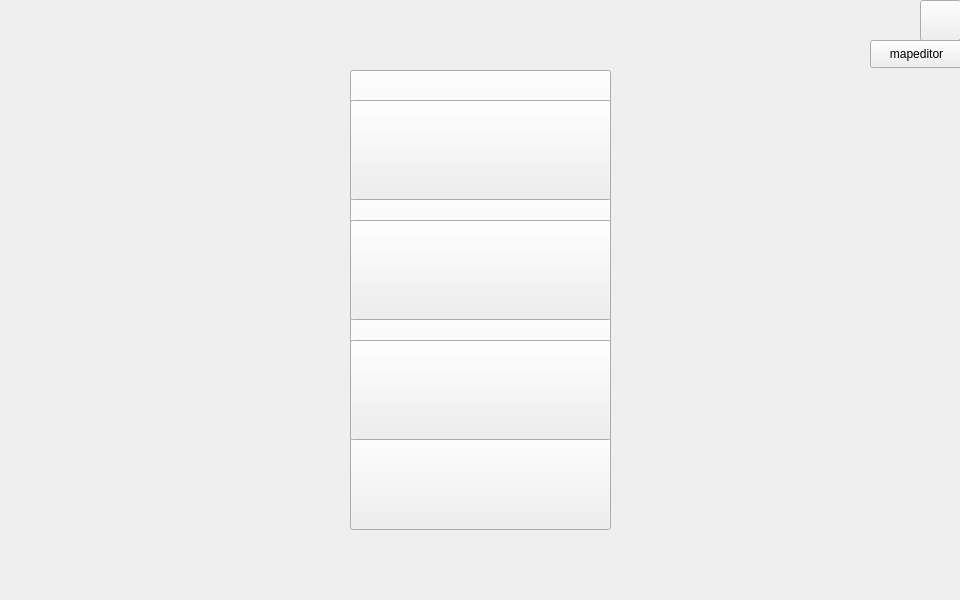
<?xml version="1.0" encoding="UTF-8"?>
<ui version="4.0">
 <class>mainhandler</class>
 <widget class="QWidget" name="mainhandler">
  <property name="geometry">
   <rect>
    <x>0</x>
    <y>0</y>
    <width>960</width>
    <height>600</height>
   </rect>
  </property>
  <property name="sizePolicy">
   <sizepolicy hsizetype="Preferred" vsizetype="Preferred">
    <horstretch>0</horstretch>
    <verstretch>0</verstretch>
   </sizepolicy>
  </property>
  <property name="contextMenuPolicy">
   <enum>Qt::NoContextMenu</enum>
  </property>
  <property name="windowTitle">
   <string>mainhandler</string>
  </property>
  <property name="layoutDirection">
   <enum>Qt::LeftToRight</enum>
  </property>
  <widget class="QStackedWidget" name="mainstackedWidget">
   <property name="geometry">
    <rect>
     <x>0</x>
     <y>0</y>
     <width>3000</width>
     <height>600</height>
    </rect>
   </property>
   <property name="currentIndex">
    <number>0</number>
   </property>
   <widget class="QWidget" name="mainmenuWidget">
    <property name="sizePolicy">
     <sizepolicy hsizetype="Fixed" vsizetype="Fixed">
      <horstretch>0</horstretch>
      <verstretch>0</verstretch>
     </sizepolicy>
    </property>
    <widget class="QPushButton" name="startBtn">
     <property name="geometry">
      <rect>
       <x>350</x>
       <y>70</y>
       <width>261</width>
       <height>100</height>
      </rect>
     </property>
     <property name="text">
      <string/>
     </property>
    </widget>
    <widget class="QPushButton" name="mapeditorBtn">
     <property name="geometry">
      <rect>
       <x>350</x>
       <y>190</y>
       <width>261</width>
       <height>100</height>
      </rect>
     </property>
     <property name="text">
      <string/>
     </property>
    </widget>
    <widget class="QPushButton" name="helpBtn">
     <property name="geometry">
      <rect>
       <x>350</x>
       <y>310</y>
       <width>261</width>
       <height>100</height>
      </rect>
     </property>
     <property name="text">
      <string/>
     </property>
    </widget>
    <widget class="QPushButton" name="quitBtn">
     <property name="geometry">
      <rect>
       <x>350</x>
       <y>430</y>
       <width>261</width>
       <height>100</height>
      </rect>
     </property>
     <property name="text">
      <string/>
     </property>
    </widget>
   </widget>
   <widget class="QWidget" name="normalGameWidget">
    <widget class="QStackedWidget" name="normalGameStackedWidget">
     <property name="geometry">
      <rect>
       <x>0</x>
       <y>-1</y>
       <width>3000</width>
       <height>600</height>
      </rect>
     </property>
     <widget class="QWidget" name="level_2Widget"/>
     <widget class="QWidget" name="level_3Widget"/>
    </widget>
   </widget>
   <widget class="QWidget" name="mapeditorWidget">
    <widget class="QPushButton" name="heroBtn">
     <property name="enabled">
      <bool>true</bool>
     </property>
     <property name="geometry">
      <rect>
       <x>0</x>
       <y>0</y>
       <width>31</width>
       <height>31</height>
      </rect>
     </property>
     <property name="focusPolicy">
      <enum>Qt::NoFocus</enum>
     </property>
     <property name="text">
      <string/>
     </property>
    </widget>
    <widget class="QPushButton" name="basicmonsterBtn">
     <property name="geometry">
      <rect>
       <x>30</x>
       <y>0</y>
       <width>31</width>
       <height>31</height>
      </rect>
     </property>
     <property name="focusPolicy">
      <enum>Qt::NoFocus</enum>
     </property>
     <property name="contextMenuPolicy">
      <enum>Qt::DefaultContextMenu</enum>
     </property>
     <property name="text">
      <string/>
     </property>
    </widget>
    <widget class="QPushButton" name="blockBtn">
     <property name="geometry">
      <rect>
       <x>30</x>
       <y>30</y>
       <width>31</width>
       <height>31</height>
      </rect>
     </property>
     <property name="focusPolicy">
      <enum>Qt::NoFocus</enum>
     </property>
     <property name="text">
      <string/>
     </property>
    </widget>
    <widget class="QPushButton" name="goalBtn">
     <property name="geometry">
      <rect>
       <x>0</x>
       <y>60</y>
       <width>31</width>
       <height>31</height>
      </rect>
     </property>
     <property name="focusPolicy">
      <enum>Qt::NoFocus</enum>
     </property>
     <property name="text">
      <string/>
     </property>
    </widget>
    <widget class="QPushButton" name="trashBtn">
     <property name="geometry">
      <rect>
       <x>480</x>
       <y>0</y>
       <width>31</width>
       <height>31</height>
      </rect>
     </property>
     <property name="focusPolicy">
      <enum>Qt::NoFocus</enum>
     </property>
     <property name="text">
      <string/>
     </property>
    </widget>
    <widget class="QPushButton" name="purpleblockBtn">
     <property name="geometry">
      <rect>
       <x>0</x>
       <y>30</y>
       <width>31</width>
       <height>31</height>
      </rect>
     </property>
     <property name="focusPolicy">
      <enum>Qt::NoFocus</enum>
     </property>
     <property name="text">
      <string/>
     </property>
    </widget>
    <widget class="QPushButton" name="breakableblockBtn">
     <property name="geometry">
      <rect>
       <x>60</x>
       <y>30</y>
       <width>31</width>
       <height>31</height>
      </rect>
     </property>
     <property name="focusPolicy">
      <enum>Qt::NoFocus</enum>
     </property>
     <property name="text">
      <string/>
     </property>
    </widget>
    <widget class="QPushButton" name="saveBtn">
     <property name="geometry">
      <rect>
       <x>870</x>
       <y>70</y>
       <width>91</width>
       <height>28</height>
      </rect>
     </property>
     <property name="focusPolicy">
      <enum>Qt::NoFocus</enum>
     </property>
     <property name="text">
      <string>save</string>
     </property>
    </widget>
    <widget class="QPushButton" name="mapeditorplatBtn">
     <property name="geometry">
      <rect>
       <x>870</x>
       <y>40</y>
       <width>93</width>
       <height>28</height>
      </rect>
     </property>
     <property name="focusPolicy">
      <enum>Qt::NoFocus</enum>
     </property>
     <property name="text">
      <string>play</string>
     </property>
    </widget>
    <widget class="QPushButton" name="longblockBtn">
     <property name="geometry">
      <rect>
       <x>30</x>
       <y>60</y>
       <width>61</width>
       <height>31</height>
      </rect>
     </property>
     <property name="focusPolicy">
      <enum>Qt::NoFocus</enum>
     </property>
     <property name="text">
      <string/>
     </property>
    </widget>
    <widget class="QPushButton" name="strongmonsterBtn">
     <property name="geometry">
      <rect>
       <x>60</x>
       <y>0</y>
       <width>31</width>
       <height>31</height>
      </rect>
     </property>
     <property name="focusPolicy">
      <enum>Qt::NoFocus</enum>
     </property>
     <property name="text">
      <string/>
     </property>
    </widget>
    <widget class="QPushButton" name="MageBtn">
     <property name="geometry">
      <rect>
       <x>90</x>
       <y>0</y>
       <width>31</width>
       <height>31</height>
      </rect>
     </property>
     <property name="focusPolicy">
      <enum>Qt::NoFocus</enum>
     </property>
     <property name="text">
      <string/>
     </property>
    </widget>
    <widget class="QPushButton" name="hpitemBtn">
     <property name="geometry">
      <rect>
       <x>90</x>
       <y>30</y>
       <width>31</width>
       <height>31</height>
      </rect>
     </property>
     <property name="focusPolicy">
      <enum>Qt::NoFocus</enum>
     </property>
     <property name="text">
      <string/>
     </property>
    </widget>
    <widget class="QPushButton" name="stoneBtn">
     <property name="geometry">
      <rect>
       <x>90</x>
       <y>60</y>
       <width>31</width>
       <height>31</height>
      </rect>
     </property>
     <property name="focusPolicy">
      <enum>Qt::NoFocus</enum>
     </property>
     <property name="text">
      <string/>
     </property>
    </widget>
    <widget class="QPushButton" name="springblockBtn">
     <property name="geometry">
      <rect>
       <x>120</x>
       <y>0</y>
       <width>31</width>
       <height>31</height>
      </rect>
     </property>
     <property name="focusPolicy">
      <enum>Qt::NoFocus</enum>
     </property>
     <property name="text">
      <string/>
     </property>
    </widget>
   </widget>
   <widget class="QWidget" name="helpWidget"/>
   <widget class="QWidget" name="gameoverWidget">
    <widget class="QWidget" name="verticalLayoutWidget_2">
     <property name="geometry">
      <rect>
       <x>309</x>
       <y>106</y>
       <width>361</width>
       <height>401</height>
      </rect>
     </property>
     <layout class="QVBoxLayout" name="verticalLayout">
      <item>
       <widget class="QLabel" name="label">
        <property name="font">
         <font>
          <pointsize>36</pointsize>
          <weight>75</weight>
          <bold>true</bold>
         </font>
        </property>
        <property name="text">
         <string>Game Over!</string>
        </property>
       </widget>
      </item>
      <item>
       <widget class="QPushButton" name="retryBtn">
        <property name="text">
         <string>Retry?</string>
        </property>
       </widget>
      </item>
      <item>
       <widget class="QPushButton" name="mainmenuBtn_1">
        <property name="text">
         <string>Mainmenu</string>
        </property>
       </widget>
      </item>
     </layout>
    </widget>
   </widget>
   <widget class="QWidget" name="nextstageWidget">
    <widget class="QWidget" name="verticalLayoutWidget_3">
     <property name="geometry">
      <rect>
       <x>179</x>
       <y>46</y>
       <width>601</width>
       <height>431</height>
      </rect>
     </property>
     <layout class="QVBoxLayout" name="verticalLayout_2">
      <item>
       <widget class="QLabel" name="label_3">
        <property name="font">
         <font>
          <pointsize>35</pointsize>
          <weight>75</weight>
          <bold>true</bold>
         </font>
        </property>
        <property name="text">
         <string>Mission Success!</string>
        </property>
       </widget>
      </item>
      <item>
       <widget class="QPushButton" name="nextstageBtn">
        <property name="font">
         <font>
          <weight>75</weight>
          <bold>true</bold>
         </font>
        </property>
        <property name="text">
         <string>NextStage!</string>
        </property>
       </widget>
      </item>
      <item>
       <widget class="QPushButton" name="mainmenuBtn_2">
        <property name="font">
         <font>
          <weight>75</weight>
          <bold>true</bold>
         </font>
        </property>
        <property name="text">
         <string>Mainmenu</string>
        </property>
       </widget>
      </item>
     </layout>
    </widget>
   </widget>
   <widget class="QWidget" name="mapeditorgameWidget"/>
   <widget class="QWidget" name="level_1Widget"/>
   <widget class="QWidget" name="savefileselectWidget">
    <widget class="QPushButton" name="save_1Btn">
     <property name="geometry">
      <rect>
       <x>50</x>
       <y>80</y>
       <width>261</width>
       <height>100</height>
      </rect>
     </property>
     <property name="focusPolicy">
      <enum>Qt::NoFocus</enum>
     </property>
     <property name="text">
      <string/>
     </property>
    </widget>
    <widget class="QPushButton" name="save_2Btn">
     <property name="geometry">
      <rect>
       <x>50</x>
       <y>200</y>
       <width>261</width>
       <height>100</height>
      </rect>
     </property>
     <property name="focusPolicy">
      <enum>Qt::NoFocus</enum>
     </property>
     <property name="text">
      <string/>
     </property>
    </widget>
    <widget class="QPushButton" name="save_3Btn">
     <property name="geometry">
      <rect>
       <x>50</x>
       <y>320</y>
       <width>261</width>
       <height>100</height>
      </rect>
     </property>
     <property name="focusPolicy">
      <enum>Qt::NoFocus</enum>
     </property>
     <property name="text">
      <string/>
     </property>
    </widget>
    <widget class="QPushButton" name="backBtn">
     <property name="geometry">
      <rect>
       <x>50</x>
       <y>490</y>
       <width>261</width>
       <height>100</height>
      </rect>
     </property>
     <property name="focusPolicy">
      <enum>Qt::NoFocus</enum>
     </property>
     <property name="text">
      <string/>
     </property>
    </widget>
   </widget>
  </widget>
  <widget class="QPushButton" name="menuBtn">
   <property name="geometry">
    <rect>
     <x>920</x>
     <y>0</y>
     <width>41</width>
     <height>41</height>
    </rect>
   </property>
   <property name="focusPolicy">
    <enum>Qt::NoFocus</enum>
   </property>
   <property name="text">
    <string/>
   </property>
  </widget>
  <widget class="QPushButton" name="menu_helpBtn">
   <property name="geometry">
    <rect>
     <x>350</x>
     <y>220</y>
     <width>261</width>
     <height>100</height>
    </rect>
   </property>
   <property name="focusPolicy">
    <enum>Qt::NoFocus</enum>
   </property>
   <property name="text">
    <string/>
   </property>
  </widget>
  <widget class="QPushButton" name="menu_mainmenuBtn">
   <property name="geometry">
    <rect>
     <x>350</x>
     <y>340</y>
     <width>261</width>
     <height>100</height>
    </rect>
   </property>
   <property name="focusPolicy">
    <enum>Qt::NoFocus</enum>
   </property>
   <property name="text">
    <string/>
   </property>
  </widget>
  <widget class="QPushButton" name="menu_continueBtn">
   <property name="geometry">
    <rect>
     <x>350</x>
     <y>100</y>
     <width>261</width>
     <height>100</height>
    </rect>
   </property>
   <property name="focusPolicy">
    <enum>Qt::NoFocus</enum>
   </property>
   <property name="text">
    <string/>
   </property>
  </widget>
  <widget class="QPushButton" name="backtomapdeitorBtn">
   <property name="geometry">
    <rect>
     <x>870</x>
     <y>40</y>
     <width>93</width>
     <height>28</height>
    </rect>
   </property>
   <property name="focusPolicy">
    <enum>Qt::NoFocus</enum>
   </property>
   <property name="text">
    <string>mapeditor</string>
   </property>
  </widget>
  <widget class="QLabel" name="herostatLabel">
   <property name="geometry">
    <rect>
     <x>0</x>
     <y>0</y>
     <width>161</width>
     <height>51</height>
    </rect>
   </property>
   <property name="text">
    <string/>
   </property>
  </widget>
  <widget class="QLabel" name="herostonelabel">
   <property name="geometry">
    <rect>
     <x>0</x>
     <y>50</y>
     <width>51</width>
     <height>51</height>
    </rect>
   </property>
   <property name="text">
    <string/>
   </property>
  </widget>
  <widget class="QLabel" name="herostonenumLabel">
   <property name="geometry">
    <rect>
     <x>50</x>
     <y>50</y>
     <width>51</width>
     <height>51</height>
    </rect>
   </property>
   <property name="text">
    <string/>
   </property>
  </widget>
 </widget>
 <layoutdefault spacing="6" margin="11"/>
 <resources/>
 <connections/>
</ui>
